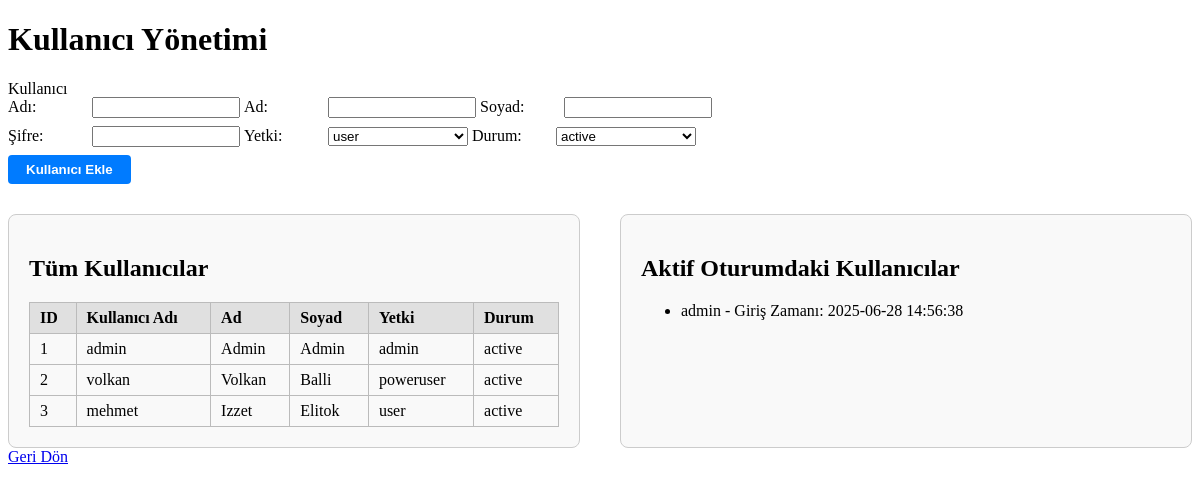
/active-users (signed in), run on an earlier commit of the app's database.
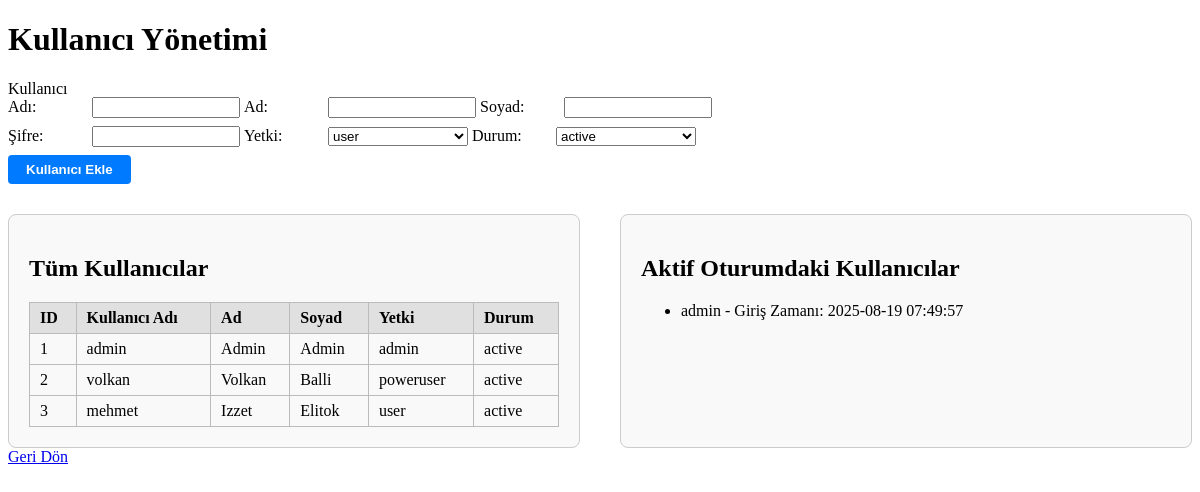
And on a later commit of the database.
### tables this page shows
CREATE TABLE active_users (
        user_id INTEGER PRIMARY KEY,
        username TEXT,
        login_time TEXT
    );

### app.py (the view)
@app.route('/active-users', methods=['GET'])
def active_users():
    if 'user' not in session or session.get('authority') != 'admin':
        return redirect(url_for('login'))
    conn = sqlite3.connect('users.db')
    cursor = conn.cursor()
    cursor.execute("SELECT username, login_time, user_id FROM active_users")
    users = cursor.fetchall()
    cursor.execute("SELECT id, username, name, surname, password, authority, status FROM users")
    all_users = cursor.fetchall()
    conn.close()
    return render_template('active_users.html', users=users, all_users=all_users)

### app.py (called while the page is built)
@app.before_request
def before_request():
    redirect_response = check_session_activity()
    if redirect_response:
        return redirect_response

def is_user_kicked():
    user_id = session.get('user_id')
    if not user_id:
        return True
    conn = sqlite3.connect('users.db')
    cursor = conn.cursor()
    cursor.execute("SELECT 1 FROM active_users WHERE user_id = ?", (user_id,))
    result = cursor.fetchone()
    conn.close()
    return not bool(result)

@app.before_request
def check_kicked():
    if request.endpoint in ['login', 'static']:
        return
    if 'user' not in session:
        return
    if is_user_kicked():
        session.clear()
        if request.is_json or request.headers.get('X-Requested-With') == 'XMLHttpRequest':
            return jsonify({'logout': True, 'message': 'Oturum sonlandırıldı.'}), 401
        else:
            return redirect(url_for('login'))

### templates/active_users.html (shortened to what this page needs)
<!DOCTYPE html>
<html lang="tr">
<head>
</head>
<body>
    <h1>Kullanıcı Yönetimi</h1>
    <form id="addUserForm" method="post" action="{{ url_for('add_user') }}">
        <div class="form-row">
            <label>Kullanıcı Adı:</label>
            <input type="text" name="username" id="usernameInput" required>
            <label>Ad:</label>
            <input type="text" name="name" id="nameInput" required>
            <label>Soyad:</label>
            <input type="text" name="surname" id="surnameInput" required>
        </div>
        <div class="form-row">
            <label>Şifre:</label>
            <input type="password" name="password" id="passwordInput">
            <label>Yetki:</label>
            <select name="authority" id="authorityInput" required>
                <option value="user">user</option>
            </select>
            <label>Durum:</label>
            <select name="status" id="statusInput" required>
                <option value="active">active</option>
            </select>
        </div>
        <button type="submit" class="add-btn" id="submitBtn">Kullanıcı Ekle</button>
    </form>
    <div class="container">
        <div class="panel">
            <h2>Tüm Kullanıcılar</h2>
            <table id="usersTable">
                <thead>
                    <tr>
                        <th>ID</th>
                        <th>Kullanıcı Adı</th>
                        <th>Ad</th>
                        <th>Soyad</th>
                        <th>Yetki</th>
                        <th>Durum</th>
                    </tr>
                </thead>
                <tbody>
                    {% for user in all_users %}
                    <tr data-user='{{ user|tojson }}'>
                        <td>{{ user[0] }}</td>
                        <td>{{ user[1] }}</td>
                        <td>{{ user[2] }}</td>
                        <td>{{ user[3] }}</td>
                        <td>{{ user[5] }}</td>
                        <td>{{ user[6] }}</td>
                    </tr>
                    {% endfor %}
                </tbody>
            </table>
        </div>
        <div class="panel">
            <h2>Aktif Oturumdaki Kullanıcılar</h2>
            <ul id="activeUsersList">
                {% for username, login_time, user_id in users %}
                    <li data-userid="{{ user_id }}" style="cursor:pointer;">
                        {{ username }} - Giriş Zamanı: {{ login_time }}
                    </li>
                {% endfor %}
            </ul>
        </div>
    </div>
    <a href="{{ url_for('menu') }}">Geri Dön</a>
</body>
</html>

What changed in the data, as far as the page shows it:
changed active_users "admin": login_time "2025-06-28 14:56:38" → "2025-08-19 07:49:57"
